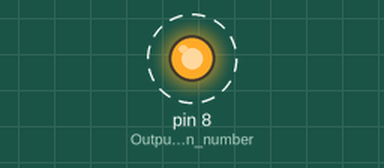
This sketch was run on a simulated Arduino Uno, built with avr-gcc and run on an emulated ATmega328P. On the bench: output pins drawn as LEDs (lit = HIGH). Dashed ring = blinking.

Above: at 0.5 s.
Timing chart, 0 to 4.6 s (numbered marks = the images above):
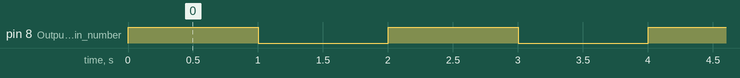

Measured:
- by itself, pin 8 (Output_from_Pin_number): alternates HIGH for 1.0 s and LOW for 1.0 s

The sketch:

Single_LED_ON_OFF.ino
```cpp
int led = 8;                      //Initialize pin
void setup() {
  pinMode(8, OUTPUT);             //Output from Pin number
}

void loop() {
  digitalWrite(8, HIGH);          //ON
  delay(1000);                    //1 second gap
  digitalWrite(8, LOW);           //OFF
  delay(1000);
}
```
